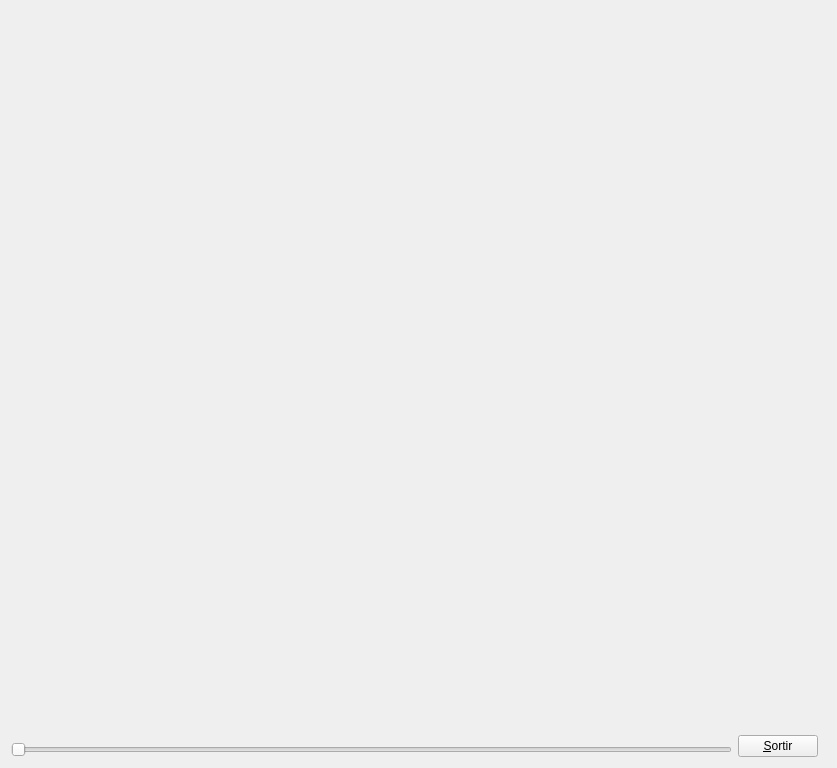
<?xml version="1.0" encoding="UTF-8"?>
<ui version="4.0">
 <class>MyForm</class>
 <widget class="QWidget" name="MyForm">
  <property name="geometry">
   <rect>
    <x>0</x>
    <y>0</y>
    <width>837</width>
    <height>768</height>
   </rect>
  </property>
  <property name="windowTitle">
   <string>Form</string>
  </property>
  <layout class="QVBoxLayout" name="verticalLayout_3">
   <item>
    <layout class="QHBoxLayout" name="horizontalLayout">
     <item>
      <layout class="QVBoxLayout" name="verticalLayout_2">
       <item>
        <widget class="MyGLWidget" name="widget" native="true">
         <property name="sizePolicy">
          <sizepolicy hsizetype="Expanding" vsizetype="Expanding">
           <horstretch>0</horstretch>
           <verstretch>0</verstretch>
          </sizepolicy>
         </property>
        </widget>
       </item>
       <item>
        <widget class="QSlider" name="horizontalSlider">
         <property name="minimum">
          <number>1</number>
         </property>
         <property name="maximum">
          <number>179</number>
         </property>
         <property name="orientation">
          <enum>Qt::Horizontal</enum>
         </property>
        </widget>
       </item>
      </layout>
     </item>
     <item>
      <layout class="QVBoxLayout" name="verticalLayout">
       <item>
        <spacer name="verticalSpacer">
         <property name="orientation">
          <enum>Qt::Vertical</enum>
         </property>
         <property name="sizeHint" stdset="0">
          <size>
           <width>88</width>
           <height>698</height>
          </size>
         </property>
        </spacer>
       </item>
       <item>
        <widget class="QPushButton" name="pushButton">
         <property name="sizePolicy">
          <sizepolicy hsizetype="Fixed" vsizetype="Fixed">
           <horstretch>0</horstretch>
           <verstretch>0</verstretch>
          </sizepolicy>
         </property>
         <property name="text">
          <string>&amp;Sortir</string>
         </property>
        </widget>
       </item>
      </layout>
     </item>
    </layout>
   </item>
  </layout>
 </widget>
 <customwidgets>
  <customwidget>
   <class>MyGLWidget</class>
   <extends>QWidget</extends>
   <header>MyGLWidget.h</header>
   <container>1</container>
   <slots>
    <signal>updateZoom(int)</signal>
    <slot>changeZoom(int)</slot>
   </slots>
  </customwidget>
 </customwidgets>
 <resources/>
 <connections>
  <connection>
   <sender>pushButton</sender>
   <signal>clicked()</signal>
   <receiver>MyForm</receiver>
   <slot>close()</slot>
   <hints>
    <hint type="sourcelabel">
     <x>823</x>
     <y>740</y>
    </hint>
    <hint type="destinationlabel">
     <x>836</x>
     <y>529</y>
    </hint>
   </hints>
  </connection>
  <connection>
   <sender>horizontalSlider</sender>
   <signal>valueChanged(int)</signal>
   <receiver>widget</receiver>
   <slot>changeZoom(int)</slot>
   <hints>
    <hint type="sourcelabel">
     <x>178</x>
     <y>748</y>
    </hint>
    <hint type="destinationlabel">
     <x>181</x>
     <y>704</y>
    </hint>
   </hints>
  </connection>
  <connection>
   <sender>widget</sender>
   <signal>updateZoom(int)</signal>
   <receiver>horizontalSlider</receiver>
   <slot>setValue(int)</slot>
   <hints>
    <hint type="sourcelabel">
     <x>435</x>
     <y>712</y>
    </hint>
    <hint type="destinationlabel">
     <x>441</x>
     <y>748</y>
    </hint>
   </hints>
  </connection>
 </connections>
</ui>
